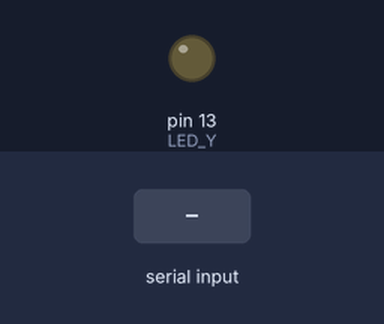
A sketch run on a simulated Arduino Uno, built with avr-gcc and run on an emulated ATmega328P. Parts: output pins drawn as LEDs (lit = HIGH). The test bench sets the inputs (shaded band).

Above: at 1.2 s.
1.3 s: "90 45\n" received over Serial
At 1.52 s:
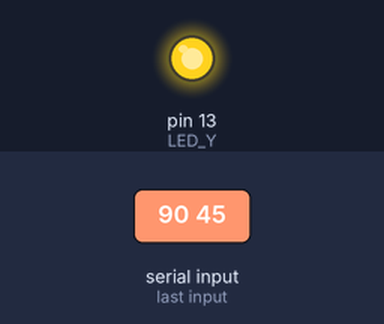
Timing chart, 0 to 10.3 s (numbered marks = the images above; inputs shaded):
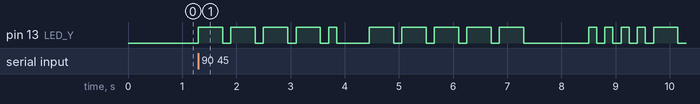

Measured:
- after the input at 1.3 s, pin 13 (LED_Y): LOW → HIGH at once, → LOW 0.45 s later, → HIGH 0.15 s later, → LOW 0.45 s later, … (30 changes in this stretch)

The sketch:

Morse.ino
```cpp
int LED_Y = 13;
int LED_R = 13;
int buzzerPin = 13;
int dot = 150;

char* morseLetters[] = {
  /* A */ ".-",
  /* B */ "-...",
  /* C */"-.-.",
  /* D */"-..",
  /* E */".",
  /* F*/"..-.",
  /* G */"--.",
  /* H */"....",
  /* I */"..",
  /* J */".---",
  /* K */"-.-",
  /* L */".-..",
  /* M */"--",
  /* N */"-.",
  /* O */"---",
  /* P */".--.",
  /* Q */"--.-",
  /* R */".-.",
  /* S */"...",
  /* T */"-",
  /* U */"..-",
  /* V */"...-",
  /* W */".--",
  /* X */"-..-",
  /* Y */"-.--",
  /* Z */"--.."
  };
char* morseNumbers[] = {
  /* 0 */"-----",
  /* 1 */".----",
  /* 2 */"..---",
  /* 3 */"...--",
  /* 4 */"....-",
  /* 5 */".....",
  /* 6 */"-....",
  /* 7 */"--...",
  /* 8 */"---..",
  /* 9 */"----."
  };

void setup()
{
  pinMode(LED_Y, OUTPUT);
  pinMode(LED_R, OUTPUT);
  pinMode(buzzerPin, OUTPUT);
  Serial.begin(9600);
}

void loop()
{
  char info;
  if (Serial.available() > 0) {
    info = Serial.read();
    /* && AND , || OR */
    if (info >= 'a' && info <= 'z') {
      //We can use use this by the fact that each ASCII code is a number
      letterId(morseLetters[info - 'a'], LED_Y);
    }
    else if(info >= 'A' && info <= 'Z') {
      letterId(morseLetters[info - 'A'], LED_Y);
    }
    else if(info >= '0' && info <= '9') {
      letterId(morseNumbers[info - '0'], LED_R);
    }
    else if(info == ' ') {
      delay(dot * 4);
    }
  }
}

void letterId(char* character, int led_pin) {
  int i = 0;
   while(character[i] != '\0') {
    output(character[i], led_pin);
    i++;
  }
  delay(dot * 3);
}

void output(char ID, int led_pin) {
  digitalWrite(led_pin, HIGH);
  digitalWrite(buzzerPin,HIGH);
  if (ID == '.') {
    delay(dot);
  }
  else {
    delay(dot * 3);
  }
  digitalWrite(led_pin, LOW);
  digitalWrite(buzzerPin,LOW);
  delay(dot);
}
```
